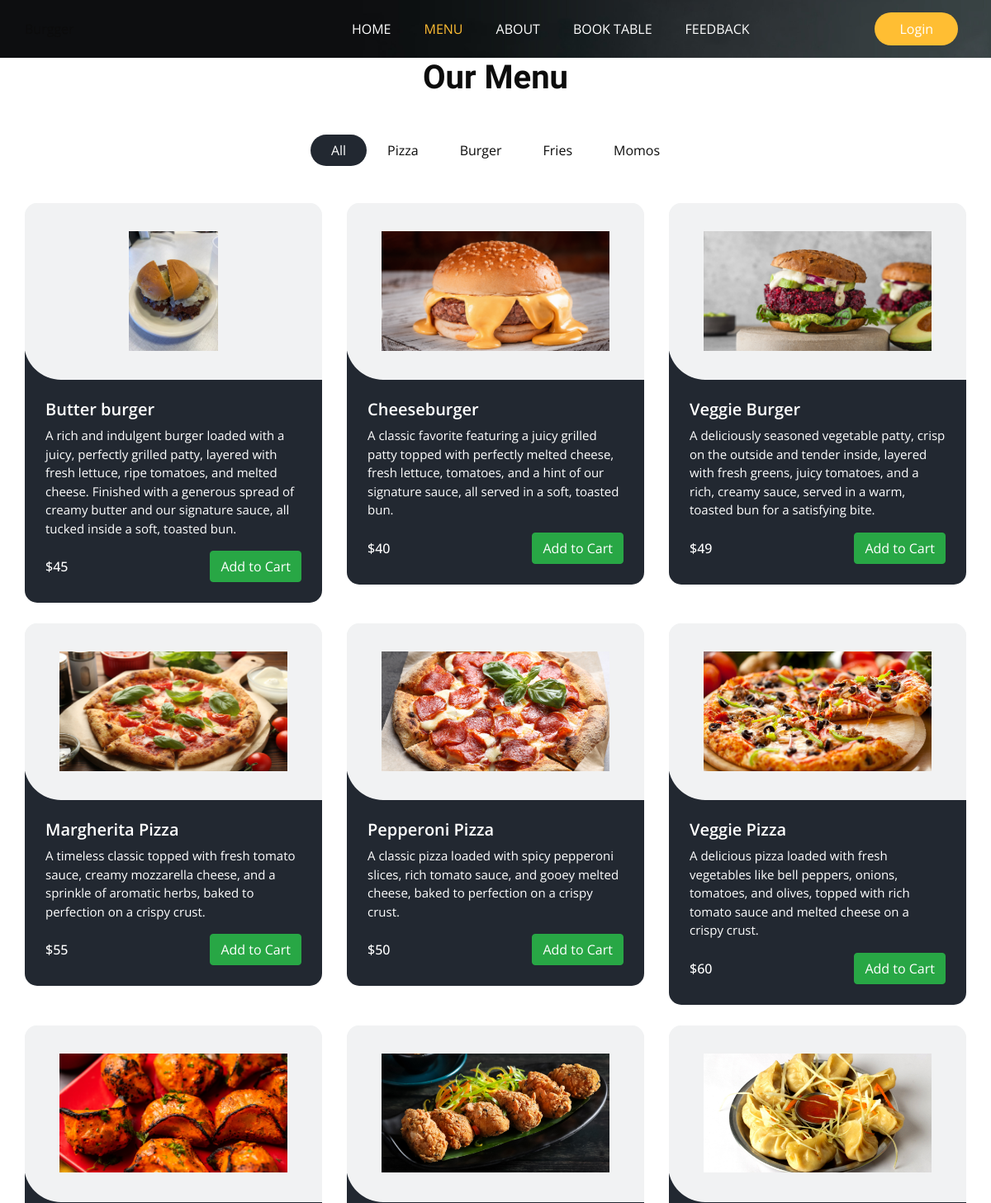
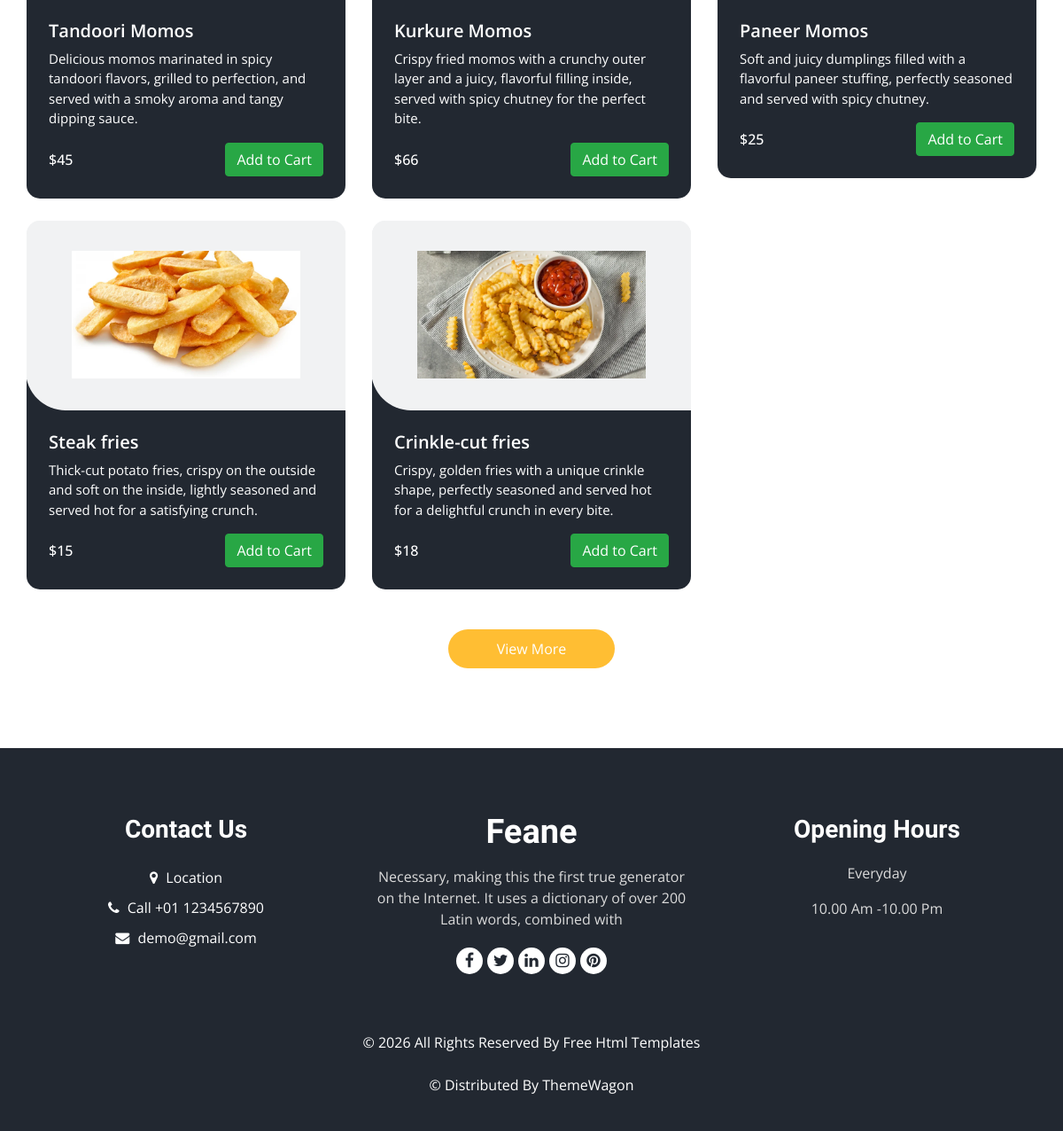
The app's page /menu/ with its own data (2 pictures, top to bottom).
### Base_App/models.py (models this page shows, shortened)
class ItemList(models.Model):
    Category_name = models.CharField(max_length=15)
    def __str__(self):
        return self.Category_name

class Items(models.Model):
    Item_name = models.CharField(max_length=40)
    description = models.TextField(blank=False)
    Price = models.IntegerField()
    Category = models.ForeignKey(ItemList, related_name='Name', on_delete=models.CASCADE)
    Image = models.ImageField(upload_to='items/')

### Base_App/views.py (the view)
# urls.py: path('menu/', MenuView, name='Menu'),
def MenuView(request):
    items =  Items.objects.all()
    list = ItemList.objects.all()
    return render(request, 'menu.html', {'items': items, 'list': list})

### Template/menu.html (shortened to what this page needs)
{% extends "base.html" %}
{% block class %}class="sub_page"{% endblock class %}
{% block menu_status %}active{% endblock menu_status %}
{% load static %}
{% block main %}
  <section class="food_section layout_padding-bottom">
    <div class="container">
      <div class="heading_container heading_center">
        <h2>
          Our Menu
        </h2>
      </div>
      <ul class="filters_menu">
        <li class="active" data-filter="*">All</li>
        {% for i in list %}
        <li data-filter=".{{i.Category_name}}">{{i.Category_name}}</li>
        {% endfor %}
      </ul>
      <div class="filters-content">
        <div class="row grid">
          {% for j in items %}
          <div class="col-sm-6 col-lg-4 all {{j.Category}}">
            <div class="box">
              <div>
                <div class="img-box">
                  <img src="/media/{{j.Image}} " alt="{{j.Image}}">
                </div>
                <div class="detail-box">
                  <h5>
                    {{j.Item_name}}
                  </h5>
                  <p>
                    {{j.description}}
                  </p>
                  <div class="options">
                    <h6>
                      ${{j.Price}}
                    </h6>
                    <button class="btn btn-success add-to-cart" data-item-id="{{j.id}}" data-item-name="{{j.Item_name}}" data-item-price="{{j.Price}}">
                      Add to Cart
                    </button>
                  </div>
                </div>
              </div>
            </div>
          </div>
          {% endfor %}
        </div>
      </div>
      <div class="btn-box">
        <a href="">
          View More
        </a>
      </div>
    </div>
  </section>
{% endblock main %}

### Template/base.html (shortened to what this page needs)
<!DOCTYPE html>
<html>
{% load static %}
<head>
  <link rel="stylesheet" type="text/css" href="{% static 'css/bootstrap.css' %}" />
  <link rel="stylesheet" type="text/css" href="https://cdnjs.cloudflare.com/ajax/libs/OwlCarousel2/2.3.4/assets/owl.carousel.min.css" />
  <link rel="stylesheet" href="https://cdnjs.cloudflare.com/ajax/libs/jquery-nice-select/1.1.0/css/nice-select.min.css" />
  <link href="{% static 'css/font-awesome.min.css' %}" rel="stylesheet" />
  <link href="{% static 'css/style.css' %}" rel="stylesheet" />
  <link href="{% static 'css/responsive.css' %}" rel="stylesheet" />
</head>
<body {% block class %}{% endblock class %}>
  <div class="hero_area">
    <div class="bg-box">
      <img src="{% static 'images/hero-bg.jpg' %}" alt="">
    </div>
    <header class="header_section">
      <div class="container">
        <nav class="navbar navbar-expand-lg custom_nav-container ">
            <span>
            </span>
          <div class="collapse navbar-collapse" id="navbarSupportedContent">
            <ul class="navbar-nav  mx-auto ">
              <li class="nav-item {% block home_status %}{% endblock home_status %}">
                <a class="nav-link" href="{% url 'Home' %}">Home <span class="sr-only">(current)</span></a>
              </li>
              <li class="nav-item {% block menu_status %}{% endblock menu_status %}">
                <a class="nav-link " href="{% url 'Menu' %}">Menu</a>
              </li>
              <li class="nav-item {% block about_status %}{% endblock about_status %}">
                <a class="nav-link" href="{% url 'About' %}">About</a>
              </li>
              <li class="nav-item {% block table_status %}{% endblock table_status %}">
                <a class="nav-link" href="{% url 'Book_Table' %}">Book Table</a>
              </li>
              <li class="nav-item {% block feedback_status %}{% endblock feedback_status %}">
                <a class="nav-link" href="{% url 'Feedback_Form' %}">Feedback</a>
              </li>
            </ul>
            <div class="user_option">
              <div class="user_option">
                {% if user.is_authenticated %}
                  <span style="background-color: #f8c6c6; color: #000; padding: 5px 10px; border-radius: 5px; font-weight: bold;">
                    {{ user.username }}
                  </span>
                  <a href="{% url 'logout' %}" class="btn btn-secondary">Logout</a>
                  <button id="cart-button" class="btn btn-primary">
                    <i class="fa fa-shopping-cart"></i> Cart
                  </button>
                {% else %}
                  <a href="{% url 'login' %}" class="btn order_online">Login</a>
                {% endif %}
              </div>
            </div>
          </div>
        </nav>
      </div>
    </header>
  </div>
 {% block main %}{% endblock main %}
  <footer class="footer_section">
    <div class="container">
      <div class="row">
        <div class="col-md-4 footer-col">
          <div class="footer_contact">
            <h4>
              Contact Us
            </h4>
            <div class="contact_link_box">
              <a href="">
                <i class="fa fa-map-marker" aria-hidden="true"></i>
                <span>
                  Location
                </span>
              </a>
              <a href="">
                <i class="fa fa-phone" aria-hidden="true"></i>
                <span>
                  Call +01 1234567890
                </span>
              </a>
              <a href="">
                <i class="fa fa-envelope" aria-hidden="true"></i>
                <span>
                  demo@gmail.com
                </span>
              </a>
            </div>
          </div>
        </div>
        <div class="col-md-4 footer-col">
          <div class="footer_detail">
            <a href="" class="footer-logo">
              Feane
            </a>
            <p>
              Necessary, making this the first true generator on the Internet. It uses a dictionary of over 200 Latin words, combined with
            </p>
            <div class="footer_social">
              <a href="">
                <i class="fa fa-facebook" aria-hidden="true"></i>
              </a>
              <a href="">
                <i class="fa fa-twitter" aria-hidden="true"></i>
              </a>
              <a href="">
                <i class="fa fa-linkedin" aria-hidden="true"></i>
              </a>
              <a href="">
                <i class="fa fa-instagram" aria-hidden="true"></i>
              </a>
              <a href="">
                <i class="fa fa-pinterest" aria-hidden="true"></i>
              </a>
            </div>
          </div>
        </div>
        <div class="col-md-4 footer-col">
          <h4>
            Opening Hours
          </h4>
          <p>
            Everyday
          </p>
          <p>
            10.00 Am -10.00 Pm
          </p>
        </div>
      </div>
      <div class="footer-info">
        <p>
          &copy; <span id="displayYear"></span> All Rights Reserved By
          <a href="https://html.design/">Free Html Templates</a><br><br>
          &copy;  Distributed By
          <a href="https://themewagon.com/" target="_blank">ThemeWagon</a>
        </p>
      </div>
    </div>
  </footer>
</body>
</html>

### Static/css/responsive.css (style rules this page uses)
@media (min-width: 1200px) { .container { max-width: 1170px; } }

### records on screen
ItemList: Category_name "Pizza"
ItemList: Category_name "Burger"
ItemList: Category_name "Fries"
ItemList: Category_name "Momos"
Items: Image (picture), Item_name "Butter burger", description "A rich and indulgent burger loaded with a juicy, perfectly grilled patty, layered with fresh lettuce, ripe tomatoes, and melted cheese. Finished with a generous spread of creamy butter and our signature sauce, all tucked inside a soft, toasted bun.", Price "45"
Items: Image (picture), Item_name "Cheeseburger", description "A classic favorite featuring a juicy grilled patty topped with perfectly melted cheese, fresh lettuce, tomatoes, and a hint of our signature sauce, all served in a soft, toasted bun.", Price "40"
Items: Image (picture), Item_name "Veggie Burger", description "A deliciously seasoned vegetable patty, crisp on the outside and tender inside, layered with fresh greens, juicy tomatoes, and a rich, creamy sauce, served in a warm, toasted bun for a satisfying bite.", Price "49"
Items: Image (picture), Item_name "Margherita Pizza", description "A timeless classic topped with fresh tomato sauce, creamy mozzarella cheese, and a sprinkle of aromatic herbs, baked to perfection on a crispy crust.", Price "55"
Items: Image (picture), Item_name "Pepperoni Pizza", description "A classic pizza loaded with spicy pepperoni slices, rich tomato sauce, and gooey melted cheese, baked to perfection on a crispy crust.", Price "50"
Items: Image (picture), Item_name "Veggie Pizza", description "A delicious pizza loaded with fresh vegetables like bell peppers, onions, tomatoes, and olives, topped with rich tomato sauce and melted cheese on a crispy crust.", Price "60"
Items: Image (picture), Item_name "Tandoori Momos", description "Delicious momos marinated in spicy tandoori flavors, grilled to perfection, and served with a smoky aroma and tangy dipping sauce.", Price "45"
Items: Image (picture), Item_name "Kurkure Momos", description "Crispy fried momos with a crunchy outer layer and a juicy, flavorful filling inside, served with spicy chutney for the perfect bite.", Price "66"
Items: Image (picture), Item_name "Paneer Momos", description "Soft and juicy dumplings filled with a flavorful paneer stuffing, perfectly seasoned and served with spicy chutney.", Price "25"
Items: Image (picture), Item_name "Steak fries", description "Thick-cut potato fries, crispy on the outside and soft on the inside, lightly seasoned and served hot for a satisfying crunch.", Price "15"
Items: Image (picture), Item_name "Crinkle-cut fries", description "Crispy, golden fries with a unique crinkle shape, perfectly seasoned and served hot for a delightful crunch in every bite.", Price "18"
